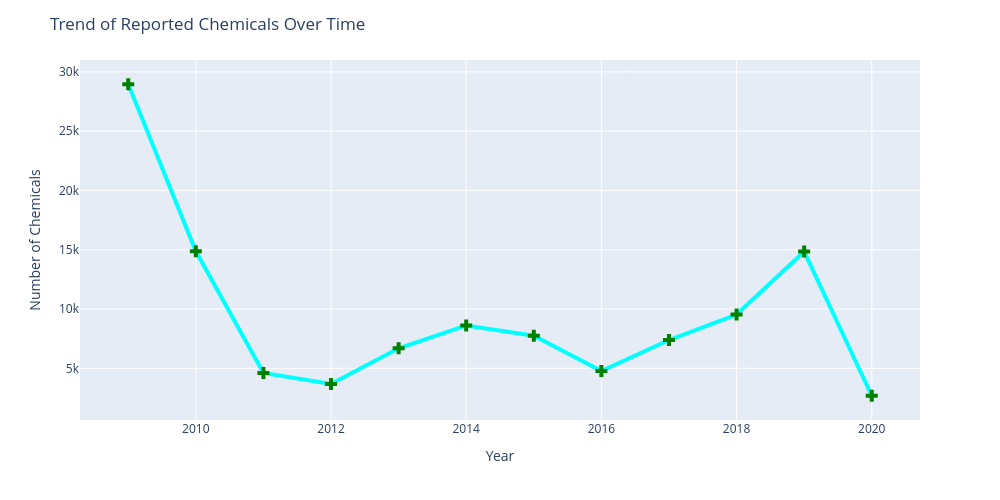

Notebook source saved alongside this figure:
### Code cell
#Trend of Reported Chemicals Over Time
df['Year'] = df['ChemicalCreatedAt'].dt.year  # Extracts the year from a datetime column
trend = df.groupby('Year').size().reset_index(name='Number of Chemicals')
fig = px.line(trend, x='Year', y='Number of Chemicals', markers=True)
fig.update_layout(width=1000, height=500, title='Trend of Reported Chemicals Over Time')
fig.update_traces(marker=dict(symbol='cross', size=10, color='green')) 
fig.update_traces(line=dict(color='cyan',width=4))
fig.show()

### Figure 1 — Plotly figure (JSON) as saved in the notebook; plotly's stock layout.template omitted (floating-point values rounded to 4 significant figures)
{"data": [{"hovertemplate": "Year=%{x}<br>Number of Chemicals=%{y}<extra></extra>", "legendgroup": "", "line": {"color": "cyan", "dash": "solid", "width": 4}, "marker": {"color": "green", "size": 10, "symbol": "cross"}, "mode": "lines+markers", "name": "", "orientation": "v", "showlegend": false, "type": "scatter", "x": [2009, 2010, 2011, 2012, 2013, 2014, 2015, 2016, 2017, 2018, 2019, 2020], "xaxis": "x", "y": [28956, 14866, 4611, 3675, 6686, 8614, 7744, 4775, 7383, 9535, 14847, 2686], "yaxis": "y"}], "layout": {"height": 500, "legend": {"tracegroupgap": 0}, "margin": {"t": 60}, "title": {"text": "Trend of Reported Chemicals Over Time"}, "width": 1000, "xaxis": {"anchor": "y", "domain": [0, 1], "title": {"text": "Year"}}, "yaxis": {"anchor": "x", "domain": [0, 1], "title": {"text": "Number of Chemicals"}}}}
